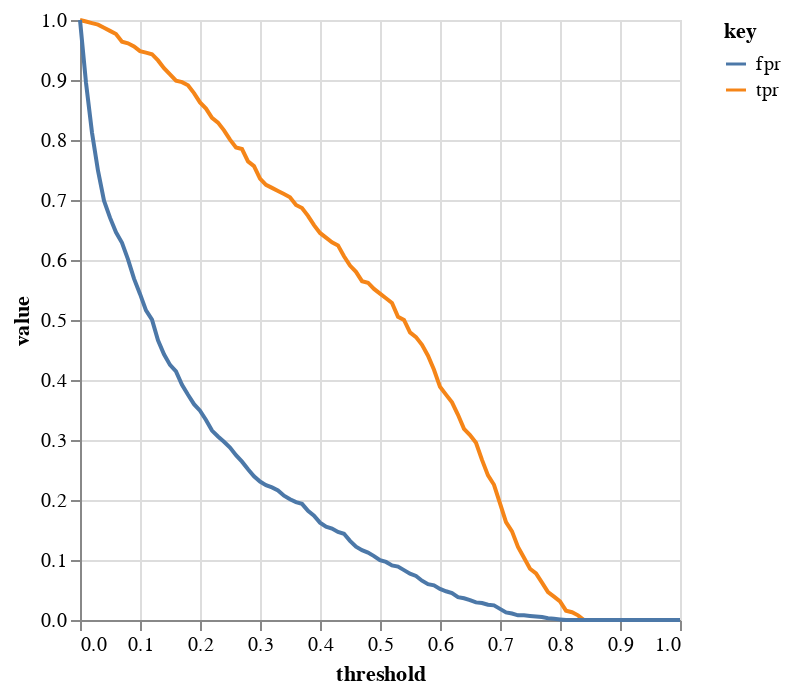

Notebook code for this chart:
### Code cell
alt.Chart(df_scores).transform_fold(["tpr", "fpr"]).mark_line().encode(
    alt.X("threshold:Q"), alt.Y("value:Q"), alt.Color("key:N")
)

### Figure 1 — Vega-Lite specification as saved in the notebook (floating-point values rounded to 4 significant figures)
{"config": {"view": {"continuousWidth": 300, "continuousHeight": 300}}, "data": {"name": "data-e69ae8b9f723ffbc4dcf470f2afc992f"}, "mark": {"type": "line"}, "encoding": {"color": {"field": "key", "type": "nominal"}, "x": {"field": "threshold", "type": "quantitative"}, "y": {"field": "value", "type": "quantitative"}}, "transform": [{"fold": ["tpr", "fpr"]}], "$schema": "https://vega.github.io/schema/vega-lite/v5.20.1.json", "datasets": {"data-e69ae8b9f723ffbc4dcf470f2afc992f": [{"threshold": 0.0, "tp": 386, "fp": 1023, "fn": 0, "tn": 0, "tpr": 1.0, "fpr": 1.0}, {"threshold": 0.01, "tp": 385, "fp": 916, "fn": 1, "tn": 107, "tpr": 0.9974, "fpr": 0.8954}, {"threshold": 0.02, "tp": 384, "fp": 831, "fn": 2, "tn": 192, "tpr": 0.9948, "fpr": 0.8123}, {"threshold": 0.03, "tp": 383, "fp": 766, "fn": 3, "tn": 257, "tpr": 0.9922, "fpr": 0.7488}, {"threshold": 0.04, "tp": 381, "fp": 715, "fn": 5, "tn": 308, "tpr": 0.987, "fpr": 0.6989}, {"threshold": 0.05, "tp": 379, "fp": 686, "fn": 7, "tn": 337, "tpr": 0.9819, "fpr": 0.6706}, {"threshold": 0.06, "tp": 377, "fp": 661, "fn": 9, "tn": 362, "tpr": 0.9767, "fpr": 0.6461}, {"threshold": 0.07, "tp": 372, "fp": 643, "fn": 14, "tn": 380, "tpr": 0.9637, "fpr": 0.6285}, {"threshold": 0.08, "tp": 371, "fp": 615, "fn": 15, "tn": 408, "tpr": 0.9611, "fpr": 0.6012}, {"threshold": 0.09, "tp": 369, "fp": 582, "fn": 17, "tn": 441, "tpr": 0.956, "fpr": 0.5689}, {"threshold": 0.1, "tp": 366, "fp": 556, "fn": 20, "tn": 467, "tpr": 0.9482, "fpr": 0.5435}, {"threshold": 0.11, "tp": 365, "fp": 528, "fn": 21, "tn": 495, "tpr": 0.9456, "fpr": 0.5161}, {"threshold": 0.12, "tp": 364, "fp": 512, "fn": 22, "tn": 511, "tpr": 0.943, "fpr": 0.5005}, {"threshold": 0.13, "tp": 360, "fp": 477, "fn": 26, "tn": 546, "tpr": 0.9326, "fpr": 0.4663}, {"threshold": 0.14, "tp": 355, "fp": 453, "fn": 31, "tn": 570, "tpr": 0.9197, "fpr": 0.4428}, {"threshold": 0.15, "tp": 351, "fp": 435, "fn": 35, "tn": 588, "tpr": 0.9093, "fpr": 0.4252}, {"threshold": 0.16, "tp": 347, "fp": 424, "fn": 39, "tn": 599, "tpr": 0.899, "fpr": 0.4145}, {"threshold": 0.17, "tp": 346, "fp": 401, "fn": 40, "tn": 622, "tpr": 0.8964, "fpr": 0.392}, {"threshold": 0.18, "tp": 344, "fp": 384, "fn": 42, "tn": 639, "tpr": 0.8912, "fpr": 0.3754}, {"threshold": 0.19, "tp": 339, "fp": 368, "fn": 47, "tn": 655, "tpr": 0.8782, "fpr": 0.3597}, {"threshold": 0.2, "tp": 333, "fp": 357, "fn": 53, "tn": 666, "tpr": 0.8627, "fpr": 0.349}, {"threshold": 0.21, "tp": 329, "fp": 341, "fn": 57, "tn": 682, "tpr": 0.8523, "fpr": 0.3333}, {"threshold": 0.22, "tp": 323, "fp": 323, "fn": 63, "tn": 700, "tpr": 0.8368, "fpr": 0.3157}, {"threshold": 0.23, "tp": 320, "fp": 313, "fn": 66, "tn": 710, "tpr": 0.829, "fpr": 0.306}, {"threshold": 0.24, "tp": 315, "fp": 304, "fn": 71, "tn": 719, "tpr": 0.8161, "fpr": 0.2972}, {"threshold": 0.25, "tp": 309, "fp": 294, "fn": 77, "tn": 729, "tpr": 0.8005, "fpr": 0.2874}, {"threshold": 0.26, "tp": 304, "fp": 281, "fn": 82, "tn": 742, "tpr": 0.7876, "fpr": 0.2747}, {"threshold": 0.27, "tp": 303, "fp": 270, "fn": 83, "tn": 753, "tpr": 0.785, "fpr": 0.2639}, {"threshold": 0.28, "tp": 295, "fp": 257, "fn": 91, "tn": 766, "tpr": 0.7642, "fpr": 0.2512}, {"threshold": 0.29, "tp": 292, "fp": 245, "fn": 94, "tn": 778, "tpr": 0.7565, "fpr": 0.2395}, {"threshold": 0.3, "tp": 284, "fp": 236, "fn": 102, "tn": 787, "tpr": 0.7358, "fpr": 0.2307}, {"threshold": 0.31, "tp": 280, "fp": 230, "fn": 106, "tn": 793, "tpr": 0.7254, "fpr": 0.2248}, {"threshold": 0.32, "tp": 278, "fp": 226, "fn": 108, "tn": 797, "tpr": 0.7202, "fpr": 0.2209}, {"threshold": 0.33, "tp": 276, "fp": 221, "fn": 110, "tn": 802, "tpr": 0.715, "fpr": 0.216}, {"threshold": 0.34, "tp": 274, "fp": 212, "fn": 112, "tn": 811, "tpr": 0.7098, "fpr": 0.2072}, {"threshold": 0.35, "tp": 272, "fp": 206, "fn": 114, "tn": 817, "tpr": 0.7047, "fpr": 0.2014}, {"threshold": 0.36, "tp": 267, "fp": 201, "fn": 119, "tn": 822, "tpr": 0.6917, "fpr": 0.1965}, {"threshold": 0.37, "tp": 265, "fp": 198, "fn": 121, "tn": 825, "tpr": 0.6865, "fpr": 0.1935}, {"threshold": 0.38, "tp": 260, "fp": 186, "fn": 126, "tn": 837, "tpr": 0.6736, "fpr": 0.1818}, {"threshold": 0.39, "tp": 254, "fp": 178, "fn": 132, "tn": 845, "tpr": 0.658, "fpr": 0.174}, {"threshold": 0.4, "tp": 249, "fp": 166, "fn": 137, "tn": 857, "tpr": 0.6451, "fpr": 0.1623}, {"threshold": 0.41, "tp": 246, "fp": 159, "fn": 140, "tn": 864, "tpr": 0.6373, "fpr": 0.1554}, {"threshold": 0.42, "tp": 243, "fp": 156, "fn": 143, "tn": 867, "tpr": 0.6295, "fpr": 0.1525}, {"threshold": 0.43, "tp": 241, "fp": 150, "fn": 145, "tn": 873, "tpr": 0.6244, "fpr": 0.1466}, {"threshold": 0.44, "tp": 234, "fp": 147, "fn": 152, "tn": 876, "tpr": 0.6062, "fpr": 0.1437}, {"threshold": 0.45, "tp": 228, "fp": 135, "fn": 158, "tn": 888, "tpr": 0.5907, "fpr": 0.132}, {"threshold": 0.46, "tp": 224, "fp": 125, "fn": 162, "tn": 898, "tpr": 0.5803, "fpr": 0.1222}, {"threshold": 0.47, "tp": 218, "fp": 119, "fn": 168, "tn": 904, "tpr": 0.5648, "fpr": 0.1163}, {"threshold": 0.48, "tp": 217, "fp": 115, "fn": 169, "tn": 908, "tpr": 0.5622, "fpr": 0.1124}, {"threshold": 0.49, "tp": 213, "fp": 109, "fn": 173, "tn": 914, "tpr": 0.5518, "fpr": 0.1065}, {"threshold": 0.5, "tp": 210, "fp": 102, "fn": 176, "tn": 921, "tpr": 0.544, "fpr": 0.09971}, {"threshold": 0.51, "tp": 207, "fp": 99, "fn": 179, "tn": 924, "tpr": 0.5363, "fpr": 0.09677}, {"threshold": 0.52, "tp": 204, "fp": 93, "fn": 182, "tn": 930, "tpr": 0.5285, "fpr": 0.09091}, {"threshold": 0.53, "tp": 195, "fp": 91, "fn": 191, "tn": 932, "tpr": 0.5052, "fpr": 0.08895}, {"threshold": 0.54, "tp": 193, "fp": 85, "fn": 193, "tn": 938, "tpr": 0.5, "fpr": 0.08309}, {"threshold": 0.55, "tp": 185, "fp": 79, "fn": 201, "tn": 944, "tpr": 0.4793, "fpr": 0.07722}, {"threshold": 0.56, "tp": 182, "fp": 75, "fn": 204, "tn": 948, "tpr": 0.4715, "fpr": 0.07331}, {"threshold": 0.57, "tp": 177, "fp": 67, "fn": 209, "tn": 956, "tpr": 0.4585, "fpr": 0.06549}, {"threshold": 0.58, "tp": 170, "fp": 61, "fn": 216, "tn": 962, "tpr": 0.4404, "fpr": 0.05963}, {"threshold": 0.59, "tp": 161, "fp": 59, "fn": 225, "tn": 964, "tpr": 0.4171, "fpr": 0.05767}, {"threshold": 0.6, "tp": 150, "fp": 53, "fn": 236, "tn": 970, "tpr": 0.3886, "fpr": 0.05181}, {"threshold": 0.61, "tp": 145, "fp": 49, "fn": 241, "tn": 974, "tpr": 0.3756, "fpr": 0.0479}, {"threshold": 0.62, "tp": 140, "fp": 46, "fn": 246, "tn": 977, "tpr": 0.3627, "fpr": 0.04497}, {"threshold": 0.63, "tp": 132, "fp": 39, "fn": 254, "tn": 984, "tpr": 0.342, "fpr": 0.03812}, {"threshold": 0.64, "tp": 123, "fp": 37, "fn": 263, "tn": 986, "tpr": 0.3187, "fpr": 0.03617}, {"threshold": 0.65, "tp": 119, "fp": 34, "fn": 267, "tn": 989, "tpr": 0.3083, "fpr": 0.03324}, {"threshold": 0.66, "tp": 114, "fp": 30, "fn": 272, "tn": 993, "tpr": 0.2953, "fpr": 0.02933}, {"threshold": 0.67, "tp": 103, "fp": 29, "fn": 283, "tn": 994, "tpr": 0.2668, "fpr": 0.02835}, {"threshold": 0.68, "tp": 93, "fp": 26, "fn": 293, "tn": 997, "tpr": 0.2409, "fpr": 0.02542}, {"threshold": 0.69, "tp": 87, "fp": 25, "fn": 299, "tn": 998, "tpr": 0.2254, "fpr": 0.02444}, {"threshold": 0.7, "tp": 75, "fp": 19, "fn": 311, "tn": 1004, "tpr": 0.1943, "fpr": 0.01857}, {"threshold": 0.71, "tp": 63, "fp": 13, "fn": 323, "tn": 1010, "tpr": 0.1632, "fpr": 0.01271}, {"threshold": 0.72, "tp": 57, "fp": 11, "fn": 329, "tn": 1012, "tpr": 0.1477, "fpr": 0.01075}, {"threshold": 0.73, "tp": 47, "fp": 8, "fn": 339, "tn": 1015, "tpr": 0.1218, "fpr": 0.00782}, {"threshold": 0.74, "tp": 40, "fp": 8, "fn": 346, "tn": 1015, "tpr": 0.1036, "fpr": 0.00782}, {"threshold": 0.75, "tp": 33, "fp": 7, "fn": 353, "tn": 1016, "tpr": 0.08549, "fpr": 0.006843}, {"threshold": 0.76, "tp": 30, "fp": 6, "fn": 356, "tn": 1017, "tpr": 0.07772, "fpr": 0.005865}, {"threshold": 0.77, "tp": 24, "fp": 5, "fn": 362, "tn": 1018, "tpr": 0.06218, "fpr": 0.004888}, {"threshold": 0.78, "tp": 18, "fp": 3, "fn": 368, "tn": 1020, "tpr": 0.04663, "fpr": 0.002933}, {"threshold": 0.79, "tp": 15, "fp": 2, "fn": 371, "tn": 1021, "tpr": 0.03886, "fpr": 0.001955}, {"threshold": 0.8, "tp": 12, "fp": 1, "fn": 374, "tn": 1022, "tpr": 0.03109, "fpr": 0.0009775}, {"threshold": 0.81, "tp": 6, "fp": 0, "fn": 380, "tn": 1023, "tpr": 0.01554, "fpr": 0.0}, {"threshold": 0.82, "tp": 5, "fp": 0, "fn": 381, "tn": 1023, "tpr": 0.01295, "fpr": 0.0}, {"threshold": 0.83, "tp": 3, "fp": 0, "fn": 383, "tn": 1023, "tpr": 0.007772, "fpr": 0.0}, {"threshold": 0.84, "tp": 0, "fp": 0, "fn": 386, "tn": 1023, "tpr": 0.0, "fpr": 0.0}, {"threshold": 0.85, "tp": 0, "fp": 0, "fn": 386, "tn": 1023, "tpr": 0.0, "fpr": 0.0}, {"threshold": 0.86, "tp": 0, "fp": 0, "fn": 386, "tn": 1023, "tpr": 0.0, "fpr": 0.0}, {"threshold": 0.87, "tp": 0, "fp": 0, "fn": 386, "tn": 1023, "tpr": 0.0, "fpr": 0.0}, {"threshold": 0.88, "tp": 0, "fp": 0, "fn": 386, "tn": 1023, "tpr": 0.0, "fpr": 0.0}, {"threshold": 0.89, "tp": 0, "fp": 0, "fn": 386, "tn": 1023, "tpr": 0.0, "fpr": 0.0}, {"threshold": 0.9, "tp": 0, "fp": 0, "fn": 386, "tn": 1023, "tpr": 0.0, "fpr": 0.0}, {"threshold": 0.91, "tp": 0, "fp": 0, "fn": 386, "tn": 1023, "tpr": 0.0, "fpr": 0.0}, {"threshold": 0.92, "tp": 0, "fp": 0, "fn": 386, "tn": 1023, "tpr": 0.0, "fpr": 0.0}, {"threshold": 0.93, "tp": 0, "fp": 0, "fn": 386, "tn": 1023, "tpr": 0.0, "fpr": 0.0}, {"threshold": 0.94, "tp": 0, "fp": 0, "fn": 386, "tn": 1023, "tpr": 0.0, "fpr": 0.0}, {"threshold": 0.95, "tp": 0, "fp": 0, "fn": 386, "tn": 1023, "tpr": 0.0, "fpr": 0.0}, {"threshold": 0.96, "tp": 0, "fp": 0, "fn": 386, "tn": 1023, "tpr": 0.0, "fpr": 0.0}, {"threshold": 0.97, "tp": 0, "fp": 0, "fn": 386, "tn": 1023, "tpr": 0.0, "fpr": 0.0}, {"threshold": 0.98, "tp": 0, "fp": 0, "fn": 386, "tn": 1023, "tpr": 0.0, "fpr": 0.0}, {"threshold": 0.99, "tp": 0, "fp": 0, "fn": 386, "tn": 1023, "tpr": 0.0, "fpr": 0.0}, {"threshold": 1.0, "tp": 0, "fp": 0, "fn": 386, "tn": 1023, "tpr": 0.0, "fpr": 0.0}]}}
